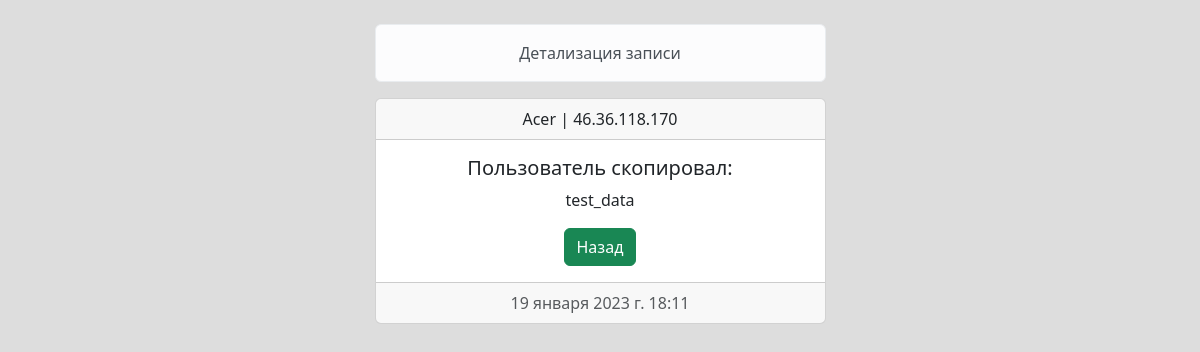
Page /detail/1/ on the committed database.
### main/models.py (models this page shows, shortened)
class Data(models.Model):
    user = models.CharField(max_length=255)
    ip = models.CharField(max_length=100)
    data = models.TextField()
    time = models.DateTimeField(auto_now_add=True)
    class Meta:
        verbose_name='Данные'
        verbose_name_plural='Данные'

### main/views.py (the view)
# urls.py: path('detail/<int:pk>/', DetailView.as_view(), name='detail_view'),
class DetailView(DetailView):
    model = Data
    template_name = 'main/detail_view.html'
    success_url = reverse_lazy('index')

### main/templates/main/detail_view.html (shortened to what this page needs)
{% extends 'main/layout.html' %}
{% block alert %}
    <div class="alert alert-light" role="alert">
        Детализация записи
    </div>
{% endblock %}
{% block main %}
    <div class="card text-center">
      <div class="card-header">
        {{ object.user }} | {{ object.ip }}
      </div>
      <div class="card-body">
        <h5 class="card-title">Пользователь скопировал:</h5>
        <p class="card-text">{{ object.data }}</p>
        <a href="{% url 'details' %}" class="btn btn-success">Назад</a>
      </div>
      <div class="card-footer text-muted">
        {{ object.time }}
      </div>
    </div>
{% endblock %}

### main/templates/main/layout.html (style rules this page uses)
body { background: #ddd; }

### rows in the picture
Data: user "Acer", ip "46.36.118.170", data "test_data", time "19 января 2023 г. 18:11"
